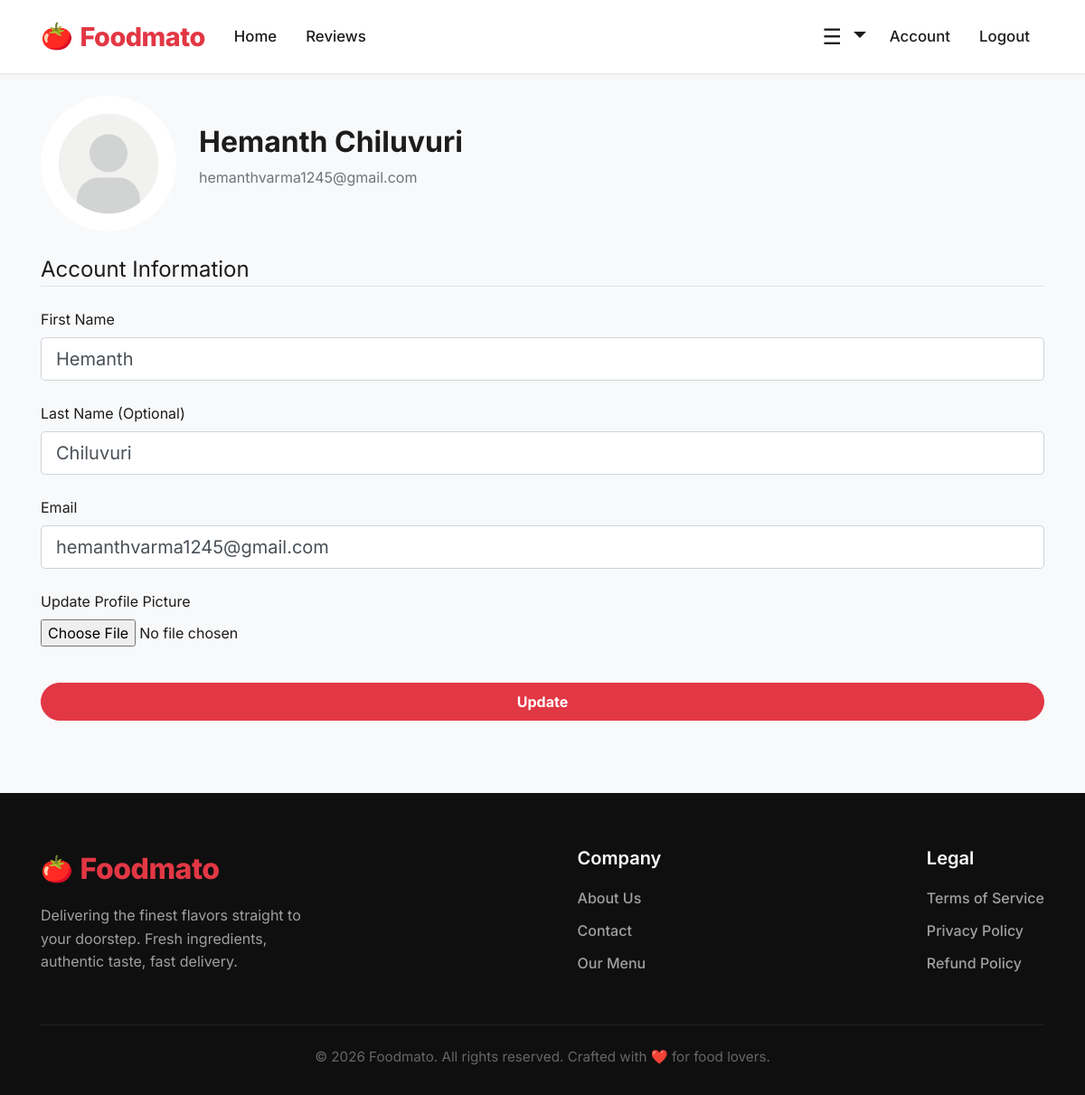
The page /account (signed in) on the database its author committed.
### foodMenuWebsite/models.py (models this page shows, shortened)
class User(db.Model,UserMixin):
    id = db.Column(db.Integer, primary_key=True)
    first_name = db.Column(db.String(80), nullable=False)
    last_name = db.Column(db.String(80))
    email = db.Column(db.String(120), nullable=False)
    password = db.Column(db.String(80), nullable=False)
    date_created = db.Column(db.DateTime, default=datetime.utcnow)
    image_file = db.Column(db.String(20), nullable=False,default='default.webp')
    posts = db.relationship('Post', backref='author', lazy=True)
    orders = db.relationship('Order', backref='customer', lazy=True)
    is_owner = db.Column(db.Boolean, default=False)

### foodMenuWebsite/routes.py (the view)
@app.route('/account', methods=['GET', 'POST'])
@login_required
def account():
    form = UpdateAccountForm()
    if form.validate_on_submit():
        if form.picture.data:
            picture_file = save_picture(form.picture.data)
            current_user.image_file = picture_file
        current_user.first_name  = form.first_name.data
        current_user.last_name = form.last_name.data
        current_user.email = form.email.data
        db.session.commit()
        flash('Your account has been updated!', 'success')
        return redirect(url_for('account'))
    elif request.method == 'GET':
        form.first_name.data = current_user.first_name
        form.last_name.data = current_user.last_name
        form.email.data = current_user.email
    image_file = url_for('static', filename='profile_pics/' + current_user.image_file or "default.jpg")
    return render_template('account.html', title='Account', form=form, image_file=image_file)

### foodMenuWebsite/forms.py (shortened to what this page needs)
class UpdateAccountForm(FlaskForm):
    first_name =  StringField('First Name', validators=[DataRequired(), Length(min=2, max=30)])
    last_name  = StringField('Last Name (Optional)', validators=[Optional(), Length(min=2, max=20)])
    email = StringField('Email', validators=[DataRequired(), Email()])
    picture = FileField('Update Profile Picture', validators=[FileAllowed(['jpg', 'png','jpeg','webp'])])
    submit = SubmitField('Update')

### foodMenuWebsite/models.py (called while the page is built)
@login_manager.user_loader
def load_user(user_id):
  return User.query.get(int(user_id))

### foodMenuWebsite/templates/account.html (shortened to what this page needs)
{% extends "base.html" %}
{% block content %}
<div class="content-section">
  <div class="media mb-4">
    <img class="rounded-circle account-img" src="{{ image_file }}" alt="Profile Picture">
    <div class="media-body">
      <h2 class="account-heading">
        {{ current_user.first_name }} {{ current_user.last_name }}
      </h2>
      <p class="text-secondary">{{ current_user.email }}</p>
    </div>
  </div>
  <form method="POST" enctype="multipart/form-data" novalidate>
    <fieldset class="form-group">
      <legend class="border-bottom mb-4">Account Information</legend>
      <div class="form-group mb-4">
        {{ form.first_name.label(class="form-control-label") }}
        {% if form.first_name.errors %}
          {{ form.first_name(class="form-control form-control-lg is-invalid") }}
          <div class="invalid-feedback">
            {% for error in form.first_name.errors %}
              <span>{{ error }}</span>
            {% endfor %}
          </div>
        {% else %}
          {{ form.first_name(class="form-control form-control-lg") }}
        {% endif %}
      </div>
      <div class="form-group mb-4">
        {{ form.last_name.label(class="form-control-label") }}
        {% if form.last_name.errors %}
          {{ form.last_name(class="form-control form-control-lg is-invalid") }}
          <div class="invalid-feedback">
            {% for error in form.last_name.errors %}
              <span>{{ error }}</span>
            {% endfor %}
          </div>
        {% else %}
          {{ form.last_name(class="form-control form-control-lg") }}
        {% endif %}
      </div>
      <div class="form-group mb-4">
        {{ form.email.label(class="form-control-label") }}
        {% if form.email.errors %}
          {{ form.email(class="form-control form-control-lg is-invalid") }}
          <div class="invalid-feedback">
            {% for error in form.email.errors %}
              <span>{{ error }}</span>
            {% endfor %}
          </div>
        {% else %}
          {{ form.email(class="form-control form-control-lg") }}
        {% endif %}
      </div>
      <div class="form-group mb-4">
        {{ form.picture.label(class="form-control-label d-block") }}
        {{ form.picture(class="form-control-file") }}
      </div>
    </fieldset>
    <div class="form-group">
      {{ form.submit(class="btn btn-primary w-100 py-2 font-weight-bold", style="border-radius: 50px;") }}
    </div>
  </form>
</div>
{% endblock content %}

### foodMenuWebsite/static/style.css (style rules this page uses)
:root { --primary-color: #E23744; --primary-hover: #D12532; --bg-color: #f8f9fa; --surface-color: #ffffff; --text-color: #1c1c1c; --text-muted: #6b6b6b; --border-color: #e8e8e8; --shadow-sm: 0 2px 8px rgba(0, 0, 0, 0.04); --shadow-md: 0 4px 16px rgba(0, 0, 0, 0.08); --shadow-lg: 0 8px 24px rgba(0, 0, 0, 0.12); --radius-sm: 8px; --radius-md: 12px; --radius-lg: 16px; --radius-pill: 50px; --transition: all 0.3s ease; }
body { font-family: 'Inter', sans-serif; background-color: var(--bg-color); color: var(--text-color); -webkit-font-smoothing: antialiased; }
h1, h2, h3, h4, h5, h6 { font-weight: 700; color: var(--text-color); }
.btn-primary, .btn-custom { background-color: var(--primary-color) !important; border-color: var(--primary-color) !important; color: #fff !important; font-weight: 600; padding: 10px 24px; border-radius: var(--radius-md); transition: var(--transition); }

### foodMenuWebsite/templates/account.html (style rules this page uses)
.media { display: flex; align-items: center; gap: 25px; }
.account-img { width: 150px; height: 150px; object-fit: cover; }

### rows shown on the page
User: first_name "Hemanth", last_name "Chiluvuri", email "hemanthvarma1245@gmail.com"
